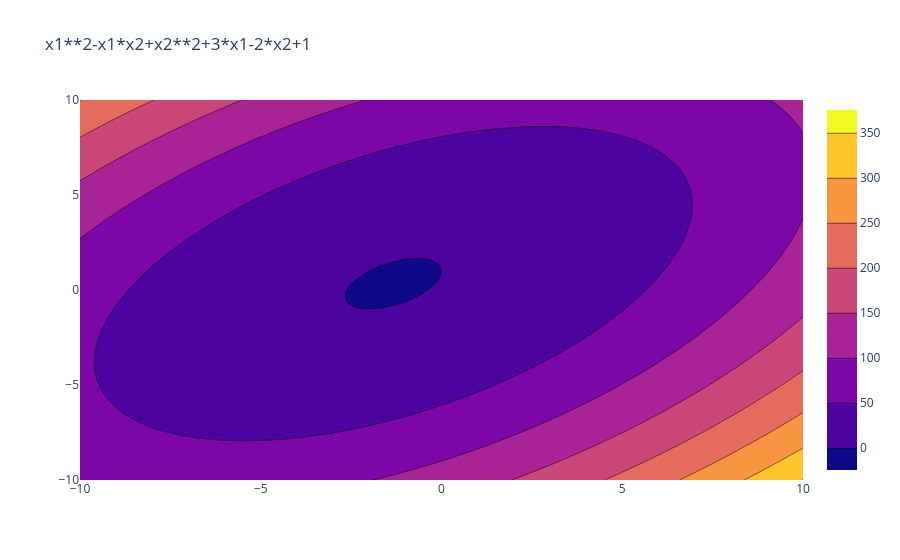

Source (notebook cell):
### Markdown cell above
### Градиентные методы многомерной минимизации
К основным градиентным методам многомерной минимизации относят:
1. метод градиентного спуска с постоянным шагом;
2. метод наискорейшего градиентного спуска;
3. овражный метод.

Основными численными методами многомерной минимизации второго порядка
являются:
1. метод Ньютона;
2. метод Метод Ньютона с регулировкой шага;
3. метод Левенберга-Марквардта.

#### Вариант заданий для поиска минимума градиентным методом
|Номер|градиент метод|функция|
| --- | --- | --- |
|13|1,2|f(x1, x2) = x1^2-x1x2+x2^2+3x1-2x2+1|

#### Вариант заданий для поиска минимума методами второго порядка
|Номер|Метод 2-го порядка|функция|
| --- | --- | --- |
|13|1|f(x1,x2)=100(1-x1^2-x2^2)^2+(x1-1)^2+x2^2|

Для градиентных методов исследовать сходимость алгоритма, фиксируя найденное решение, значение функции, количество итераций метода и количество вычислений функции в зависимости от задаваемой точности поиска (ε = 10−2, 10−4, 10−6). Результаты оформить в виде таблицы:

Для метода второго порядка исследовать сходимость алгоритма по числу итераций при выборе различных начальных точек (не менее трёх). Результаты оформить в виде таблицы:

### Code cell
import numpy as np
import sympy as sp
import math
import plotly.graph_objects as go

def csgradM(f, x0, e1, e2, gamma, M):
    x = x0
    x1, x2 = sp.symbols('x1, x2')
    fun = sp.lambdify([x1, x2], f, "math")

    trajectory = [x0]
    values = [fun(x[0], x[1])]

    k = 0
    x1d = sp.diff(f, x1)
    x2d = sp.diff(f, x2)
    x1d = sp.lambdify([x1, x2], x1d, "math")
    x2d = sp.lambdify([x1, x2], x2d, "math")

    c = 0

    while k < M:
        c_grad = np.array([x1d(x[0], x[1]), x2d(x[0], x[1])])
        if np.linalg.norm(c_grad) < e1:
            break
        x_next = x - (gamma * c_grad)
        while fun(x_next[0], x_next[1]) - fun(x[0], x[1]) >= 0 and gamma > 1e-10:
            gamma = gamma / 2
            x_next = x - (gamma * c_grad)
        if np.linalg.norm(x_next - x) <= e2 and abs(fun(x_next[0], x_next[1]) - fun(x[0], x[1])) <= e2:
            c += 1
            if c == 2:
                break
        else:
            c = 0
            k += 1
            x = x_next
            trajectory.append(x)
            values.append(fun(x[0], x[1]))
    return np.array(trajectory), np.array(values), k

# ///////////// UNDER CONSTRUCTION //////////////
def qgradM(f, x0, e1, e2, gamma, M):
    x = x0
    x1, x2 = sp.symbols('x1, x2')
    fun = sp.lambdify([x1, x2], f, "math")

    trajectory = [x0]
    values = [fun(x[0], x[1])]

    k = 0
    x1d = sp.diff(f, x1)
    x2d = sp.diff(f, x2)
    x1d = sp.lambdify([x1, x2], x1d, "math")
    x2d = sp.lambdify([x1, x2], x2d, "math")

    c = 0

    while k < M:
        c_grad = np.array([x1d(x[0], x[1]), x2d(x[0], x[1])])
        if np.linalg.norm(c_grad) < e1:
            break
        x_next = x - (gamma * c_grad)
        while fun(x_next[0], x_next[1]) - fun(x[0], x[1]) >= 0 and gamma > 1e-10:
            gamma = gamma / 2
            x_next = x - (gamma * c_grad)
        if np.linalg.norm(x_next - x) <= e2 and abs(fun(x_next[0], x_next[1]) - fun(x[0], x[1])) <= e2:
            c += 1
            if c == 2:
                break
        else:
            c = 0
            k += 1
            x = x_next
            trajectory.append(x)
            values.append(fun(x[0], x[1]))
    return np.array(trajectory), np.array(values), k

e_list = [10**(-2), 10**(-4), 10**(-6)]

x1, x2 = sp.symbols('x1, x2')
f = x1**2-x1*x2+x2**2+3*x1-2*x2+1
np.random.seed(42)
x0 = np.random.uniform(-10, 10, size=2)

for e in e_list:
    print(e)
    ans = csgradM(f, x0=x0, e1 = e, e2 = e, gamma = 1, M = 50)
    print(ans[0][-1], ans[1][-1], ans[2])

x2_range = np.linspace(-10, 10, 100)
x1_range = np.linspace(-10, 10, 100)
x, y = np.meshgrid(x1_range, x2_range)
fu = x**2-x*y+y**2+3*x-2*y+1
fig = go.Figure(data=[go.Contour(
    z=fu, x=x1_range, y=x2_range, 
    # contours = {
    #     "z": {
    #         "show": True,       # Enable contour levels on the Z-axis
    #         "usecolormap": True,
    #         "highlightcolor": "limegreen",
    #         "project_z": True,  # Optional: projects levels to the base plane
    #         "start": -1.0,      # First level value
    #         "end": 1.0,         # Last level value
    #         "size": 0.5      # Step between levels
    #     }
    # }
)])

fig.update_layout(title=f'x1**2-x1*x2+x2**2+3*x1-2*x2+1') # Метод градиентного спуска с постоянным шагом для ε = {e}
fig.show()

### Figure 1 — Plotly figure (JSON) as saved in the notebook; plotly's stock layout.template omitted (floating-point values rounded to 4 significant figures; data arrays with more than 128 entries replaced by an {"elided": "..."} marker saying what was removed)
{"data": [{"type": "contour", "x": [-10.0, -9.798, -9.596, -9.394, -9.192, -8.99, -8.788, -8.586, -8.384, -8.182, -7.98, -7.778, -7.576, -7.374, -7.172, -6.97, -6.768, -6.566, -6.364, -6.162, -5.96, -5.758, -5.556, -5.354, -5.152, -4.949, -4.747, -4.545, -4.343, -4.141, -3.939, -3.737, -3.535, -3.333, -3.131, -2.929, -2.727, -2.525, -2.323, -2.121, -1.919, -1.717, -1.515, -1.313, -1.111, -0.9091, -0.7071, -0.5051, -0.303, -0.101, 0.101, 0.303, 0.5051, 0.7071, 0.9091, 1.111, 1.313, 1.515, 1.717, 1.919, 2.121, 2.323, 2.525, 2.727, 2.929, 3.131, 3.333, 3.535, 3.737, 3.939, 4.141, 4.343, 4.545, 4.747, 4.949, 5.152, 5.354, 5.556, 5.758, 5.96, 6.162, 6.364, 6.566, 6.768, 6.97, 7.172, 7.374, 7.576, 7.778, 7.98, 8.182, 8.384, 8.586, 8.788, 8.99, 9.192, 9.394, 9.596, 9.798, 10.0], "y": [-10.0, -9.798, -9.596, -9.394, -9.192, -8.99, -8.788, -8.586, -8.384, -8.182, -7.98, -7.778, -7.576, -7.374, -7.172, -6.97, -6.768, -6.566, -6.364, -6.162, -5.96, -5.758, -5.556, -5.354, -5.152, -4.949, -4.747, -4.545, -4.343, -4.141, -3.939, -3.737, -3.535, -3.333, -3.131, -2.929, -2.727, -2.525, -2.323, -2.121, -1.919, -1.717, -1.515, -1.313, -1.111, -0.9091, -0.7071, -0.5051, -0.303, -0.101, 0.101, 0.303, 0.5051, 0.7071, 0.9091, 1.111, 1.313, 1.515, 1.717, 1.919, 2.121, 2.323, 2.525, 2.727, 2.929, 3.131, 3.333, 3.535, 3.737, 3.939, 4.141, 4.343, 4.545, 4.747, 4.949, 5.152, 5.354, 5.556, 5.758, 5.96, 6.162, 6.364, 6.566, 6.768, 6.97, 7.172, 7.374, 7.576, 7.778, 7.98, 8.182, 8.384, 8.586, 8.788, 8.99, 9.192, 9.394, 9.596, 9.798, 10.0], "z": {"elided": "100x100 float values"}}], "layout": {"title": {"text": "x1**2-x1*x2+x2**2+3*x1-2*x2+1"}}}
